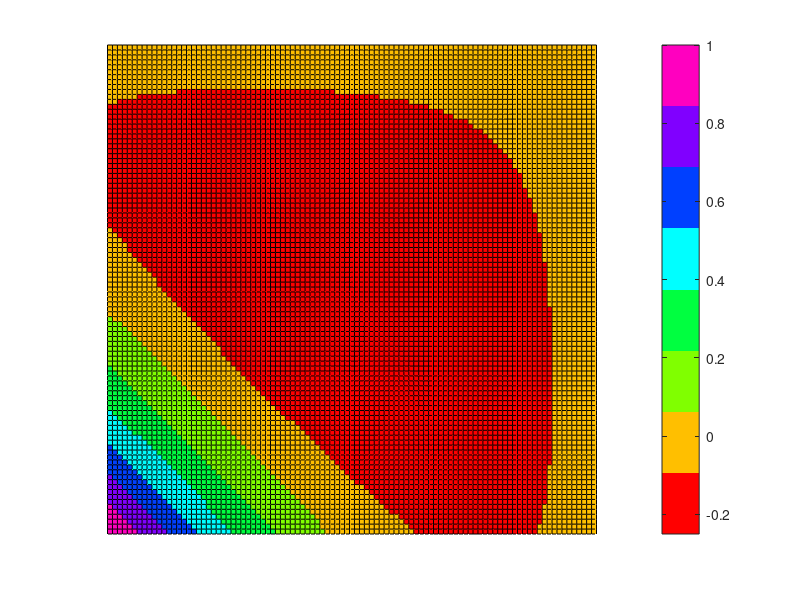

Here is the MATLAB script that generated this plot: (Note: this script raises an error after producing the figure.)
addpath ../nurbs-geopdes/inst/
addpath ../C_files/
addpath ../fem_util



[X,Y] = meshgrid (linspace(-1,1,100));
N1     = zeros(size(X,1),size(X,1));
N5     = zeros(size(X,1),size(X,1));

for i=1:size(X,1)
    for j=1:size(X,1)
        Xi  = X(1,i);
        Eta = Y(j,1);
        N1(i,j) = 0.25*(1-Xi)*(1-Eta)*(-1-Xi-Eta);
        N5(i,j) = 0.5*(1-Xi*Xi)*(1-Eta);
    end
end


opts = struct('Color','rgb','Bounds','tight','FontMode','fixed','FontSize',20);


%%
figure
h=surf (X,Y,N1)
%title('Basis function associated to a local knot vector')
hold off
view(0,90)
colormap(hsv(8))
colorbar
axis equal
grid off
set(gca,'visible','off')
%set(h,'facecolor',[0 .6 0],'linestyle','none')
exportfig(gcf,'Q8-N1.eps',opts)
%%
figure
surf (X,Y,N5)
%title('Basis function associated to a local knot vector')
hold off
view(0,90)
colormap(hsv(8))
colorbar
axis equal
grid off
set(gca,'visible','off')
exportfig(gcf,'Q8-N5.eps',opts)
